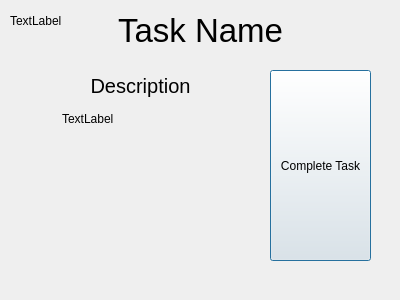
<?xml version="1.0" encoding="UTF-8"?>
<ui version="4.0">
 <class>Dialog</class>
 <widget class="QDialog" name="Dialog">
  <property name="geometry">
   <rect>
    <x>0</x>
    <y>0</y>
    <width>400</width>
    <height>300</height>
   </rect>
  </property>
  <property name="windowTitle">
   <string>Dialog</string>
  </property>
  <widget class="QLabel" name="title">
   <property name="geometry">
    <rect>
     <x>10</x>
     <y>10</y>
     <width>381</width>
     <height>41</height>
    </rect>
   </property>
   <property name="font">
    <font>
     <pointsize>25</pointsize>
    </font>
   </property>
   <property name="text">
    <string>Task Name</string>
   </property>
   <property name="alignment">
    <set>Qt::AlignCenter</set>
   </property>
  </widget>
  <widget class="QLabel" name="label_2">
   <property name="geometry">
    <rect>
     <x>40</x>
     <y>70</y>
     <width>201</width>
     <height>31</height>
    </rect>
   </property>
   <property name="font">
    <font>
     <pointsize>15</pointsize>
    </font>
   </property>
   <property name="text">
    <string>Description</string>
   </property>
   <property name="alignment">
    <set>Qt::AlignCenter</set>
   </property>
   <property name="wordWrap">
    <bool>true</bool>
   </property>
  </widget>
  <widget class="QLabel" name="description_box">
   <property name="geometry">
    <rect>
     <x>60</x>
     <y>110</y>
     <width>171</width>
     <height>151</height>
    </rect>
   </property>
   <property name="text">
    <string>TextLabel</string>
   </property>
   <property name="alignment">
    <set>Qt::AlignLeading|Qt::AlignLeft|Qt::AlignTop</set>
   </property>
   <property name="wordWrap">
    <bool>true</bool>
   </property>
   <property name="indent">
    <number>2</number>
   </property>
  </widget>
  <widget class="QPushButton" name="complete_button">
   <property name="geometry">
    <rect>
     <x>270</x>
     <y>70</y>
     <width>101</width>
     <height>191</height>
    </rect>
   </property>
   <property name="text">
    <string>Complete Task</string>
   </property>
  </widget>
  <widget class="QLabel" name="date">
   <property name="geometry">
    <rect>
     <x>10</x>
     <y>10</y>
     <width>101</width>
     <height>21</height>
    </rect>
   </property>
   <property name="text">
    <string>TextLabel</string>
   </property>
  </widget>
 </widget>
 <resources/>
 <connections/>
</ui>
